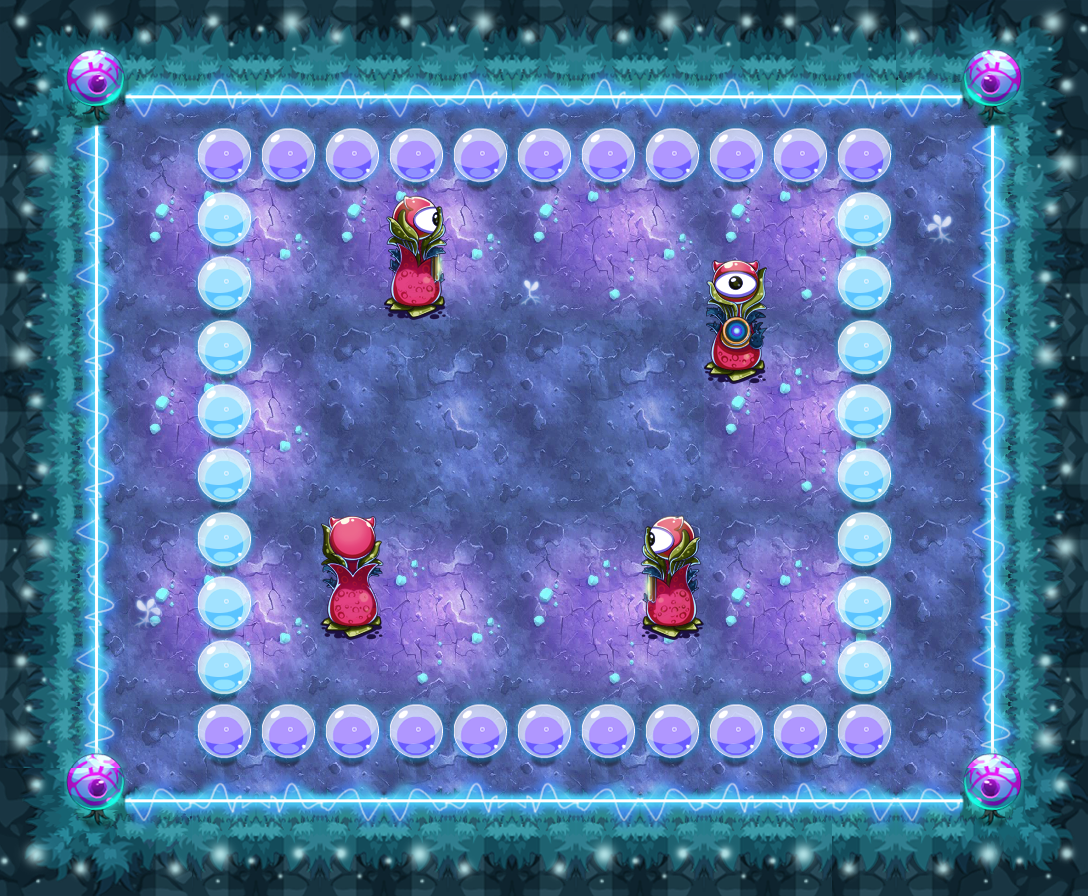

Rendered tile map (Tiled .tmx) drawn with the repository's tilesets; below, a short description and the map source with its tile grids summarised:
An orthogonal 17x14 tile map with 64x64 px tiles, 17 tile layers (PASS, 块层 2, 块层 15, 块层 13, ...) and 42 objects (38x TRAP, 3x sjc1, PLAYER).

<map version="1.0" orientation="orthogonal" width="17" height="14" tilewidth="64" tileheight="64">
 <properties>
  <property name="DESTRY1" value="27" />
  <property name="DESTRY2" value="39" />
  <property name="DESTRY_COUNT" value="2" />
  <property name="EXP" value="1475" />
  <property name="ITEM" value="D059" />
  <property name="LOSE_SCRIPT" value="" />
  <property name="MONEY" value="2213" />
  <property name="START_SCRIPT" value="" />
  <property name="WIN_SCRIPT" value="" />
 </properties>
 <tileset firstgid="1" name="ysmg" tilewidth="64" tileheight="64">
  <image source="ysmg-hd.png" width="960" height="1070" />
 </tileset>
 <layer name="PASS" width="17" height="14">
  <data>[238 cells, 150 non-empty, 10 distinct tile ids]</data>
 </layer>
 <layer name="块层 2" width="17" height="14">
  <data>[238 cells, 238 non-empty, 26 distinct tile ids]</data>
 </layer>
 <layer name="块层 15" width="17" height="14">
  <data>[238 cells, 67 non-empty, 6 distinct tile ids]</data>
 </layer>
 <layer name="块层 13" width="17" height="14">
  <data>[238 cells, 52 non-empty, 6 distinct tile ids]</data>
 </layer>
 <layer name="块层 3" width="17" height="14">
  <data>[238 cells, 4 non-empty, 1 distinct tile ids]</data>
 </layer>
 <layer name="块层 6" width="17" height="14">
  <data>[238 cells, 42 non-empty, 6 distinct tile ids]</data>
 </layer>
 <layer name="SHELTER 11" width="17" height="14">
  <data>[238 cells, 2 non-empty, 1 distinct tile ids]</data>
 </layer>
 <layer name="SHELTER 10" width="17" height="14">
  <data>[238 cells, 11 non-empty, 1 distinct tile ids]</data>
 </layer>
 <layer name="SHELTER 9" width="17" height="14">
  <data>[238 cells, 2 non-empty, 1 distinct tile ids]</data>
 </layer>
 <layer name="SHELTER 8" width="17" height="14">
  <data>[238 cells, 4 non-empty, 3 distinct tile ids]</data>
 </layer>
 <layer name="SHELTER 7" width="17" height="14">
  <data>[238 cells, 2 non-empty, 1 distinct tile ids]</data>
 </layer>
 <layer name="SHELTER 6" width="17" height="14">
  <data>[238 cells, 2 non-empty, 1 distinct tile ids]</data>
 </layer>
 <layer name="SHELTER 5" width="17" height="14">
  <data>[238 cells, 2 non-empty, 1 distinct tile ids]</data>
 </layer>
 <layer name="SHELTER 4" width="17" height="14">
  <data>[238 cells, 3 non-empty, 2 distinct tile ids]</data>
 </layer>
 <layer name="SHELTER 3" width="17" height="14">
  <data>[238 cells, 3 non-empty, 2 distinct tile ids]</data>
 </layer>
 <layer name="SHELTER 2" width="17" height="14">
  <data>[238 cells, 2 non-empty, 1 distinct tile ids]</data>
 </layer>
 <layer name="SHELTER 1" width="17" height="14">
  <data>[238 cells, 11 non-empty, 1 distinct tile ids]</data>
 </layer>
 <objectgroup name="对象层 1" width="34" height="28">
  <object name="PLAYER" type="PLAYER" x="512" y="448" width="64" height="64" />
  <object name="sjc1" x="384" y="384" width="64" height="64">
   <properties>
    <property name="lua_ai" value="monster_sjc_ai" />
    <property name="quality" value="sjc1.quality" />
   </properties>
  </object>
  <object name="ice1" type="TRAP" x="448" y="256" width="256" height="64">
   <properties>
    <property name="trap_id" value="3" />
    <property name="trap_particle" value="trap_fire_right_4.plist" />
    <property name="trap_state" value="open" />
   </properties>
  </object>
  <object name="ice_auto_control1" type="TRAP" x="0" y="832" width="64" height="64">
   <properties>
    <property name="trap_delay" value="2" />
    <property name="trap_id" value="0" />
    <property name="trap_script" value=" trap(&quot;ice1&quot;):setVisit( not trap(&quot;ice1&quot;):getVisit()  );  trap(&quot;ice1&quot;):setOpened( not trap(&quot;ice1&quot;):getOpened()  ); " />
    <property name="trap_start_mode" value="2" />
    <property name="trap_state" value="open" />
   </properties>
  </object>
  <object name="ice2" type="TRAP" x="704" y="320" width="64" height="256">
   <properties>
    <property name="trap_id" value="3" />
    <property name="trap_particle" value="trap_fire_down_up_4.plist" />
    <property name="trap_state" value="open" />
   </properties>
  </object>
  <object name="ice3" type="TRAP" x="384" y="576" width="256" height="64">
   <properties>
    <property name="trap_id" value="3" />
    <property name="trap_particle" value="trap_fire_left_4.plist" />
    <property name="trap_state" value="open" />
   </properties>
  </object>
  <object name="ice4" type="TRAP" x="320" y="320" width="64" height="256">
   <properties>
    <property name="trap_id" value="3" />
    <property name="trap_particle" value="trap_fire_up_4.plist" />
    <property name="trap_state" value="open" />
   </properties>
  </object>
  <object name="ice_auto_control2" type="TRAP" x="64" y="832" width="64" height="64">
   <properties>
    <property name="trap_delay" value="2" />
    <property name="trap_id" value="0" />
    <property name="trap_script" value=" trap(&quot;ice2&quot;):setVisit( not trap(&quot;ice2&quot;):getVisit()  );  trap(&quot;ice2&quot;):setOpened( not trap(&quot;ice2&quot;):getOpened()  ); " />
    <property name="trap_start_mode" value="2" />
    <property name="trap_state" value="open" />
   </properties>
  </object>
  <object name="ice_auto_control3" type="TRAP" x="128" y="832" width="64" height="64">
   <properties>
    <property name="trap_delay" value="2" />
    <property name="trap_id" value="0" />
    <property name="trap_script" value=" trap(&quot;ice3&quot;):setVisit( not trap(&quot;ice3&quot;):getVisit()  );  trap(&quot;ice3&quot;):setOpened( not trap(&quot;ice3&quot;):getOpened()  ); " />
    <property name="trap_start_mode" value="2" />
    <property name="trap_state" value="open" />
   </properties>
  </object>
  <object name="ice_auto_control4" type="TRAP" x="192" y="832" width="64" height="64">
   <properties>
    <property name="trap_delay" value="2" />
    <property name="trap_id" value="0" />
    <property name="trap_script" value=" trap(&quot;ice4&quot;):setVisit( not trap(&quot;ice4&quot;):getVisit()  );  trap(&quot;ice4&quot;):setOpened( not trap(&quot;ice4&quot;):getOpened()  ); " />
    <property name="trap_start_mode" value="2" />
    <property name="trap_state" value="open" />
   </properties>
  </object>
  <object name="sjc1" x="512" y="320" width="64" height="64">
   <properties>
    <property name="lua_ai" value="monster_sjc_ai" />
    <property name="quality" value="sjc1.quality" />
   </properties>
  </object>
  <object name="sjc1" x="640" y="384" width="64" height="64">
   <properties>
    <property name="lua_ai" value="monster_sjc_ai" />
    <property name="quality" value="sjc1.quality" />
   </properties>
  </object>
  <object name="pg1" type="TRAP" x="256" y="192" width="64" height="64">
   <properties>
    <property name="trap_ani" value="poison_ground.actor" />
    <property name="trap_floor" value="true" />
    <property name="trap_script" value="target(&quot;PLAYER&quot;):onDamage(target(&quot;PLAYER&quot;):getHP()*0.1,&quot;TRAP&quot;);" />
    <property name="trap_start_mode" value="0" />
   </properties>
  </object>
  <object name="pg1" type="TRAP" x="320" y="192" width="64" height="64">
   <properties>
    <property name="trap_ani" value="poison_ground.actor" />
    <property name="trap_floor" value="true" />
    <property name="trap_script" value="target(&quot;PLAYER&quot;):onDamage(target(&quot;PLAYER&quot;):getHP()*0.1,&quot;TRAP&quot;);" />
    <property name="trap_start_mode" value="0" />
   </properties>
  </object>
  <object name="pg1" type="TRAP" x="384" y="192" width="64" height="64">
   <properties>
    <property name="trap_ani" value="poison_ground.actor" />
    <property name="trap_floor" value="true" />
    <property name="trap_script" value="target(&quot;PLAYER&quot;):onDamage(target(&quot;PLAYER&quot;):getHP()*0.1,&quot;TRAP&quot;);" />
    <property name="trap_start_mode" value="0" />
   </properties>
  </object>
  </objectgroup>
</map>
<!-- 27 of 42 objects omitted -->
